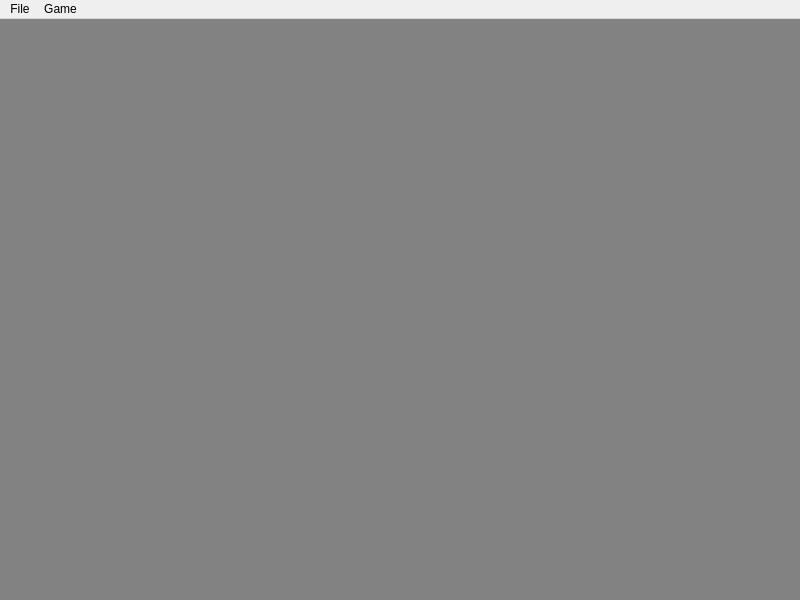
<?xml version="1.0" encoding="UTF-8"?>
<ui version="4.0">
 <class>MainWindow</class>
 <widget class="QMainWindow" name="MainWindow">
  <property name="geometry">
   <rect>
    <x>0</x>
    <y>0</y>
    <width>800</width>
    <height>600</height>
   </rect>
  </property>
  <property name="minimumSize">
   <size>
    <width>800</width>
    <height>600</height>
   </size>
  </property>
  <property name="maximumSize">
   <size>
    <width>16777215</width>
    <height>16777215</height>
   </size>
  </property>
  <property name="windowTitle">
   <string>NEON 86 | EDITOR</string>
  </property>
  <widget class="QWidget" name="centralwidget">
   <property name="sizePolicy">
    <sizepolicy hsizetype="Expanding" vsizetype="Expanding">
     <horstretch>0</horstretch>
     <verstretch>0</verstretch>
    </sizepolicy>
   </property>
   <property name="autoFillBackground">
    <bool>true</bool>
   </property>
   <layout class="QHBoxLayout" name="horizontalLayout">
    <property name="leftMargin">
     <number>0</number>
    </property>
    <property name="topMargin">
     <number>0</number>
    </property>
    <property name="rightMargin">
     <number>0</number>
    </property>
    <property name="bottomMargin">
     <number>0</number>
    </property>
    <item>
     <widget class="QMdiArea" name="workspace">
      <property name="sizePolicy">
       <sizepolicy hsizetype="Expanding" vsizetype="Expanding">
        <horstretch>0</horstretch>
        <verstretch>0</verstretch>
       </sizepolicy>
      </property>
      <property name="autoFillBackground">
       <bool>false</bool>
      </property>
      <property name="frameShape">
       <enum>QFrame::Box</enum>
      </property>
      <property name="frameShadow">
       <enum>QFrame::Sunken</enum>
      </property>
      <property name="lineWidth">
       <number>0</number>
      </property>
      <property name="sizeAdjustPolicy">
       <enum>QAbstractScrollArea::AdjustIgnored</enum>
      </property>
      <property name="background">
       <brush brushstyle="SolidPattern">
        <color alpha="255">
         <red>130</red>
         <green>130</green>
         <blue>130</blue>
        </color>
       </brush>
      </property>
      <property name="viewMode">
       <enum>QMdiArea::SubWindowView</enum>
      </property>
      <property name="documentMode">
       <bool>false</bool>
      </property>
     </widget>
    </item>
   </layout>
  </widget>
  <widget class="QMenuBar" name="menubar">
   <property name="geometry">
    <rect>
     <x>0</x>
     <y>0</y>
     <width>800</width>
     <height>21</height>
    </rect>
   </property>
   <widget class="QMenu" name="menuFile">
    <property name="title">
     <string>File</string>
    </property>
    <addaction name="actionOpen_Project"/>
    <addaction name="actionSave_All"/>
    <addaction name="actionExit_Editor"/>
   </widget>
   <widget class="QMenu" name="menuGame">
    <property name="title">
     <string>Game</string>
    </property>
    <addaction name="actionPlay_Pause"/>
    <addaction name="actionStop"/>
    <addaction name="actionRestart"/>
   </widget>
   <addaction name="menuFile"/>
   <addaction name="menuGame"/>
  </widget>
  <action name="actionOpen_Project">
   <property name="text">
    <string>Open Project</string>
   </property>
  </action>
  <action name="actionSave_All">
   <property name="text">
    <string>Save</string>
   </property>
  </action>
  <action name="actionExit_Editor">
   <property name="text">
    <string>Exit Editor</string>
   </property>
  </action>
  <action name="actionPlay_Pause">
   <property name="text">
    <string>Play / Pause</string>
   </property>
  </action>
  <action name="actionStop">
   <property name="text">
    <string>Stop</string>
   </property>
  </action>
  <action name="actionRestart">
   <property name="text">
    <string>Restart</string>
   </property>
  </action>
 </widget>
 <resources/>
 <connections/>
</ui>
